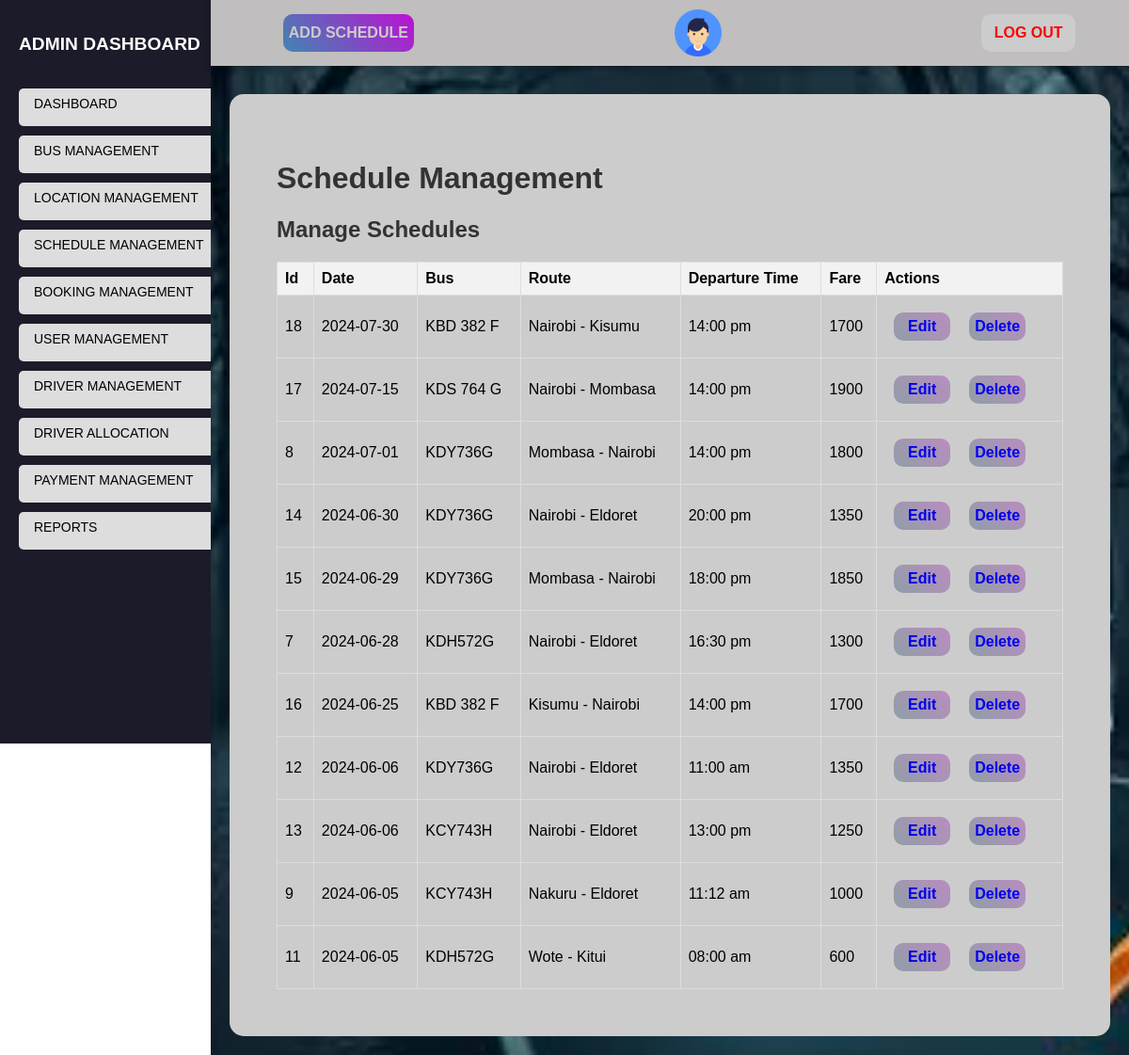
Page /admin/schedules.php (signed in) on the committed database.
### tables this page shows
CREATE TABLE `schedules` (
  `schedule_id` int NOT NULL AUTO_INCREMENT,
  `sdate` date NOT NULL,
  `bus` varchar(100) NOT NULL,
  `origin` varchar(100) NOT NULL,
  `destination` varchar(100) NOT NULL,
  `departuretime` time(6) NOT NULL,
  `fare` int NOT NULL,
  `lastupdated` timestamp(6) NOT NULL DEFAULT CURRENT_TIMESTAMP(6) ON UPDATE CURRENT_TIMESTAMP(6),
  PRIMARY KEY (`schedule_id`)
);

### admin/schedules.php (the view, shortened to what this page needs)
<?php
require_once '../controllers/admincontroller.php';
?>
<!DOCTYPE html>
<html lang="en">
<head>
    <link rel="stylesheet" href="../css/admin.css">
</head>
<body>
    <div class="sidebar">
        <h2>ADMIN DASHBOARD</h2>
        <ul>
            <li><a href="index.php">DASHBOARD</a></li>
            <li><a href="buses.php">BUS MANAGEMENT</a></li>
            <li><a href="locations.php">LOCATION MANAGEMENT</a></li>
            <li><a href="schedules.php">SCHEDULE MANAGEMENT</a></li>
            <li><a href="bookings.php">BOOKING MANAGEMENT</a></li>
            <li><a href="users.php">USER MANAGEMENT</a></li>
            <li><a href="drivers.php">DRIVER MANAGEMENT</a></li>
            <li><a href="driverallocation.php">DRIVER ALLOCATION</a></li>
            <li><a href="payments.php">PAYMENT MANAGEMENT</a></li>
            <li><a href="reports.php">REPORTS</a></li>
        </ul>
    </div>
    <div class="main-content">
        <div class="header">
            <div class="nav">
                <div class="user">
                    <button class="btn" onclick="toggleAddNewSched(true)"><b>ADD SCHEDULE</b></button>
                    <div class="img-case">
                        <a href="adminprofile.php"><img src="../images/user.png"></a>
                    </div>
                    <button class="log-btn"><a href="index.php?logout=1" style="color: red;" class="logout"><b>LOG OUT</b></a></button>
                </div>
            </div>
        </div>
        <div class="b-content">
            <h1>Schedule Management</h1>
            <div class="sched-list active">
                <h2>Manage Schedules</h2>
                <table>
                    <thead>
                        <tr>
                            <th>Id</th>
                            <th>Date</th>
                            <th class="bus">Bus</th>
                            <th>Route</th>
                            <th>Departure Time</th>
                            <th>Fare</th>
                            <th>Actions</th>
                        </tr>
                    </thead>
                    <tbody>
                        <?php
                        $sql = "SELECT * FROM schedules ORDER BY sdate DESC";
                        $result = $conn->query($sql);
                        while($schedule_r = $result->fetch_assoc()) {
                            $departuretime = date("H:i a", strtotime($schedule_r['departuretime']));
                            echo "<tr>";
                            echo "<td>" . $schedule_r["schedule_id"] . "</td>";
                            echo "<td>" . $schedule_r["sdate"] . "</td>";
                            echo "<td class='bus'>" . $schedule_r["bus"] . "</td>";
                            echo "<td>" . $schedule_r["origin"] . " - " . $schedule_r["destination"] . "</td>";
                            echo "<td>" . $departuretime . "</td>";
                            echo "<td>" . $schedule_r["fare"] . "</td>";
                            echo "<td class='action-column'>";
                            echo "<button><a href='edit/editschedule.php?schedule_id=" . $schedule_r["schedule_id"] . "'><b>Edit</b></a></button>";
                            echo "<button><a href='delete/deleteschedule.php?schedule_id=" . $schedule_r["schedule_id"] . "'
                            onclick='return confirm(\"Are you sure you want to delete this scheudle?\");'><b>Delete</b></a></button>";
                            echo "</td>";
                            echo "</tr>";
                        }
                        ?>
                    </tbody>
                </table>
            </div>
        </div>
    </div>
</body>
</html>

### css/admin.css (style rules this page uses)
body { margin: 0; padding: 0; font-family: Arial, sans-serif; }
.sidebar { position: fixed; width: 250px; justify-content: flex-start; background-color: rgb(0, 0, 0); background-color: rgb(27, 27, 41); display: flex; flex-direction: column; color: #fff; padding: 20px; height: 750px; }
.sidebar h2 { margin-bottom: 20px; font-size: larger; color: #fff; }
.sidebar ul { list-style-type: none; padding: 0; }
.sidebar ul li { margin-bottom: 10px; height: 40px; background-color: #ddd; color: black; border-radius: 5px; }
.sidebar ul li a { text-decoration: none; font-family: sans-serif; font-size: 14px; color: black; display: block; padding: 8px 16px; border-radius: 4px; transition: background-color 0.3s ease; }
.main-content { padding: 20px; background-image: url(../images/dash1.jpeg); background-position: center; background-size: cover; background-repeat: no-repeat; position: absolute; right: 0; width: 78vw; min-height: 100vh; }
h1, h2 { color: #333; }
.b-content { position: relative; overflow: hidden; margin-top: 10vh; min-height: 90vh; padding: 50px; background: rgb(0, 0, 0); background-color: #ccc; border-radius: 15px; }
table { width: 100%; border-collapse: collapse; }
table th, table td { border: 1px solid #ddd; padding: 8px; }
table td a { text-decoration: none; }
table th { background-color: #f2f2f2; text-align: left; }
ul { list-style-type: none; padding: 0; }
li { margin-bottom: 5px; }
.main-content .header { position: fixed; top: 0; right: 0; width: 78vw; display: flex; padding: 10px; padding-left: 30px; box-shadow: 0 4px 8px 0 rgba(0,0,0,0.2); z-index: 1; text-align: center; justify-content: space-around; background-color: rgb(0, 0, 0); background-color: rgb(192, 190, 190); color: #fff; }
.main-content .header .nav { width: 90%; }
.main-content .header .nav .user { display: flex; justify-content: space-between; align-items: center; }
.nav .user .log-btn { display: inline-block; text-decoration: none; border-radius: 10px; border: none; background-color: #ccc; height: 40px; width: 100px; font-size: 16px; cursor: pointer; }
.nav .user a { text-decoration: none; }
.nav .user .btn { border-radius: 10px; border: none; background-image: linear-gradient(45deg, #3f87b1, #bd10d4); color: #ccc; text-align: center; text-decoration: none; height: 40px; min-width: 90px; font-size: medium; cursor: pointer; }
.main-content .header .nav .user .img-case img { width: 40px; height: 40px; }
.main-content .header .nav .user .img-case { display: flex; position: relative; width: 50px; height: 50px; }
.main-content .header .nav .user .img-case img { position: absolute; top: 0; left: 0; width: 100%; height: 100%; }
.sched-list, .schedform { display: none; }
.sched-list.active, .schedform.active { display: block; }
.sched-list td button { border-radius: 10px; border: none; background-image: linear-gradient(45deg, #8f9ea7, #ba8dc0); color: #ccc; text-align: center; text-decoration: none; height: 30px; margin: 10px; min-width: 60px; font-size: medium; cursor: pointer; }

### rows in the picture
schedules: schedule_id "18", sdate "2024-07-30", bus "KBD 382 F", origin "Nairobi", destination "Kisumu", departuretime "14:00 pm", fare "1700"
schedules: schedule_id "17", sdate "2024-07-15", bus "KDS 764 G", origin "Nairobi", destination "Mombasa", departuretime "14:00 pm", fare "1900"
schedules: schedule_id "8", sdate "2024-07-01", bus "KDY736G", origin "Mombasa", destination "Nairobi", departuretime "14:00 pm", fare "1800"
schedules: schedule_id "14", sdate "2024-06-30", bus "KDY736G", origin "Nairobi", destination "Eldoret", departuretime "20:00 pm", fare "1350"
schedules: schedule_id "15", sdate "2024-06-29", bus "KDY736G", origin "Mombasa", destination "Nairobi", departuretime "18:00 pm", fare "1850"
schedules: schedule_id "7", sdate "2024-06-28", bus "KDH572G", origin "Nairobi", destination "Eldoret", departuretime "16:30 pm", fare "1300"
schedules: schedule_id "16", sdate "2024-06-25", bus "KBD 382 F", origin "Kisumu", destination "Nairobi", departuretime "14:00 pm", fare "1700"
schedules: schedule_id "12", sdate "2024-06-06", bus "KDY736G", origin "Nairobi", destination "Eldoret", departuretime "11:00 am", fare "1350"
schedules: schedule_id "13", sdate "2024-06-06", bus "KCY743H", origin "Nairobi", destination "Eldoret", departuretime "13:00 pm", fare "1250"
schedules: schedule_id "9", sdate "2024-06-05", bus "KCY743H", origin "Nakuru", destination "Eldoret", departuretime "11:12 am", fare "1000"
schedules: schedule_id "11", sdate "2024-06-05", bus "KDH572G", origin "Wote", destination "Kitui", departuretime "08:00 am", fare "600"
